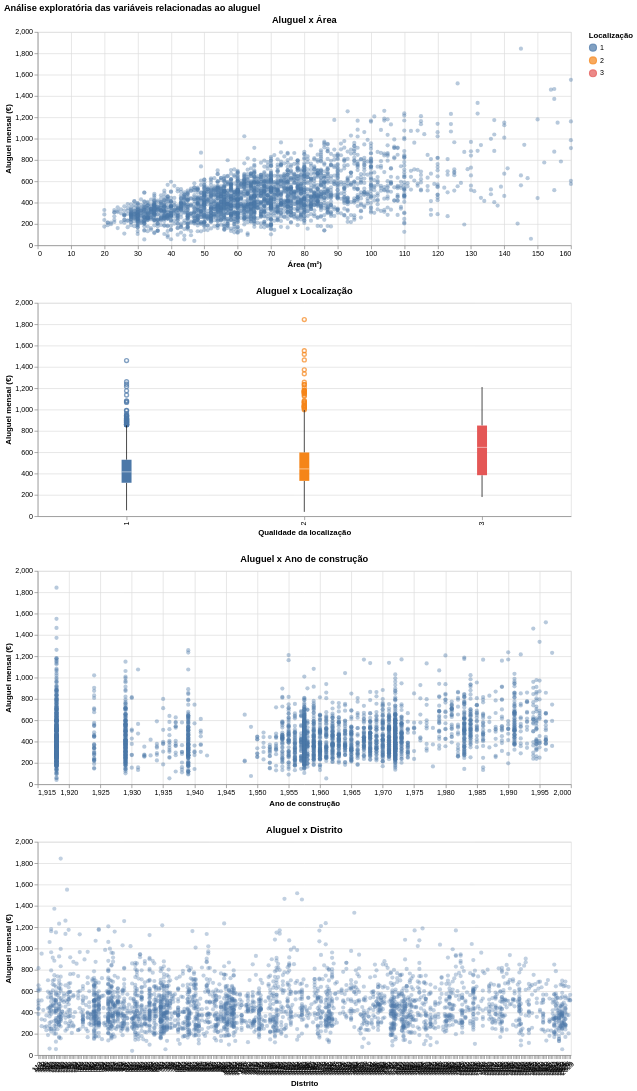

The code cell stored with this chart in its notebook:
### Markdown cell above
#### Dispersão rent: area, location, yearc e district

### Code cell
import altair as alt

# Gráfico 1: Rent x Area
grafico_area = alt.Chart(rent99).mark_circle(
    size=35, opacity=0.4
).encode(
    x=alt.X("area:Q", title="Área (m²)"),
    y=alt.Y("rent:Q", title="Aluguel mensal (€)"),
    tooltip=["area", "rent"]
).properties(
    title="Aluguel x Área",
    width=750,
    height=300
)

# Gráfico 2: Rent x Location
grafico_location = alt.Chart(rent99).mark_boxplot().encode(
    x=alt.X("location:O", title="Qualidade da localização"),
    y=alt.Y("rent:Q", title="Aluguel mensal (€)"),
    color=alt.Color("location:N", title="Localização")
).properties(
    title="Aluguel x Localização",
    width=750,
    height=300
)

# Gráfico 3: Rent x Yearc
grafico_yearc = alt.Chart(rent99).mark_circle(
    size=35, opacity=0.4
).encode(
    x=alt.X("yearc:Q", title="Ano de construção", scale=alt.Scale(domain=[1915, 2000])),
    y=alt.Y("rent:Q", title="Aluguel mensal (€)"),
    tooltip=["yearc", "rent"]
).properties(
    title="Aluguel x Ano de construção",
    width=750,
    height=300
)

# Gráfico 4: Rent x District
grafico_district = alt.Chart(rent99).mark_circle(
    size=35, opacity=0.35
).encode(
    x=alt.X("district:O", title="Distrito", axis=alt.Axis(labelAngle=-45)),
    y=alt.Y("rent:Q", title="Aluguel mensal (€)"),
    tooltip=["district", "rent"]
).properties(
    title="Aluguel x Distrito",
    width=750,
    height=300
)

# Organização vertical
graficos = alt.vconcat(
    grafico_area,
    grafico_location,
    grafico_yearc,
    grafico_district,
    spacing=25
).resolve_scale(
    y="shared"
).properties(
    title="Análise exploratória das variáveis relacionadas ao aluguel"
)

graficos

### Figure 1 — Vega-Lite specification as saved in the notebook (floating-point values rounded to 4 significant figures; data arrays with more than 128 entries replaced by an {"elided": "..."} marker saying what was removed)
{"config": {"view": {"continuousWidth": 300, "continuousHeight": 300}}, "vconcat": [{"mark": {"type": "circle", "opacity": 0.4, "size": 35}, "encoding": {"tooltip": [{"field": "area", "type": "quantitative"}, {"field": "rent", "type": "quantitative"}], "x": {"field": "area", "title": "Área (m²)", "type": "quantitative"}, "y": {"field": "rent", "title": "Aluguel mensal (€)", "type": "quantitative"}}, "height": 300, "title": "Aluguel x Área", "width": 750}, {"mark": {"type": "boxplot"}, "encoding": {"color": {"field": "location", "title": "Localização", "type": "nominal"}, "x": {"field": "location", "title": "Qualidade da localização", "type": "ordinal"}, "y": {"field": "rent", "title": "Aluguel mensal (€)", "type": "quantitative"}}, "height": 300, "title": "Aluguel x Localização", "width": 750}, {"mark": {"type": "circle", "opacity": 0.4, "size": 35}, "encoding": {"tooltip": [{"field": "yearc", "type": "quantitative"}, {"field": "rent", "type": "quantitative"}], "x": {"field": "yearc", "scale": {"domain": [1915, 2000]}, "title": "Ano de construção", "type": "quantitative"}, "y": {"field": "rent", "title": "Aluguel mensal (€)", "type": "quantitative"}}, "height": 300, "title": "Aluguel x Ano de construção", "width": 750}, {"mark": {"type": "circle", "opacity": 0.35, "size": 35}, "encoding": {"tooltip": [{"field": "district", "type": "quantitative"}, {"field": "rent", "type": "quantitative"}], "x": {"axis": {"labelAngle": -45}, "field": "district", "title": "Distrito", "type": "ordinal"}, "y": {"field": "rent", "title": "Aluguel mensal (€)", "type": "quantitative"}}, "height": 300, "title": "Aluguel x Distrito", "width": 750}], "data": {"name": "data-be4e656a5b99171abfe591832a34362e"}, "resolve": {"scale": {"y": "shared"}}, "spacing": 25, "title": "Análise exploratória das variáveis relacionadas ao aluguel", "$schema": "https://vega.github.io/schema/vega-lite/v5.20.1.json", "datasets": {"data-be4e656a5b99171abfe591832a34362e": {"elided": "3082 records"}}}
